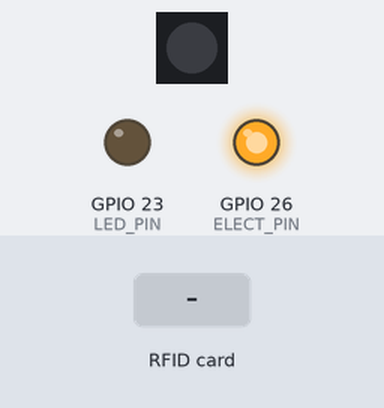
This sketch was run on a simulated ESP32. Shown: 1 RGB LEDs in strip order, left to right, output pins drawn as LEDs (lit = HIGH). The test bench sets the inputs (shaded band). The audio player accepts every command and is not drawn; pins used as bus, display or sensor lines are not drawn; what the sketch prints to the serial monitor is not drawn.

Above: at 1.8 s.
1.9 s: RFID card 04 BF 36 B2 held to the reader
At 2.3 s:
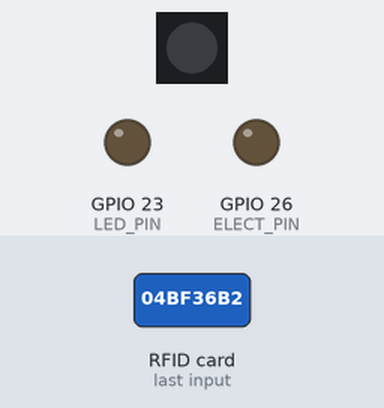
3.4 s: RFID card 04 A2 34 B2 held to the reader
4.9 s: RFID card 04 59 3C B2 held to the reader
Timing chart, 0 to 7.9 s (numbered marks = the images above; inputs shaded):
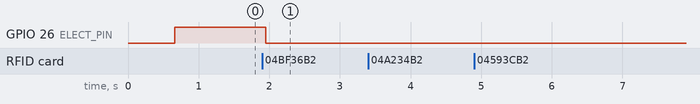

The sketch:

dollStateMachineTryOut.ino
```cpp
#include <SPI.h>
#include <MFRC522.h>
#include <DFRobotDFPlayerMini.h>
#include <Adafruit_NeoPixel.h>
#include <HardwareSerial.h>

// ——— RFID readers ———————————————————————————————————————————————————
#define SS_PIN1   15   // medicine reader
#define SS_PIN2    4   // ear-check reader #1
#define SS_PIN3    5   // ear-check reader #2
#define RST_PIN    0

MFRC522 reader1(SS_PIN1, RST_PIN);
MFRC522 reader2(SS_PIN2, RST_PIN);
MFRC522 reader3(SS_PIN3, RST_PIN);

byte lastUID1[4] = {0};
byte lastUID2[4] = {0};
byte lastUID3[4] = {0};

// ——— Actuators & audio —————————————————————————————————————————————
#define ELECT_PIN   26   // electromagnet
#define NEO_PIN     22   // single NeoPixel
#define NEO_COUNT    1
#define LED_PIN     23   // yellow LED

// UART2 for DFPlayer Mini
#define DF_RX_PIN   16   // ESP32 RX2 ← DFPlayer TX
#define DF_TX_PIN   17   // ESP32 TX2 → DFPlayer RX

HardwareSerial dfSerial(2);
DFRobotDFPlayerMini player;

Adafruit_NeoPixel strip(NEO_COUNT, NEO_PIN, NEO_GRB + NEO_KHZ800);

// ——— Illness state machine ————————————————————————————————————————
enum Illness { HEALTHY, FEVER, EAR_INF };
Illness currentIllness;

// UIDs (first 4 bytes) to match against
const byte FEVER_MED_UID[4] = {0x04, 0xBF, 0x36, 0xB2};
const byte EAR_MED_UID[4]   = {0x04, 0xA2, 0x34, 0xB2};
const byte EAR_CHECK_UID[4] = {0x04, 0x59, 0x3C, 0xB2};

void setup() {
  Serial.begin(115200);
  while (!Serial);

  // —— NFC init ——
  SPI.begin();  // VSPI: SCK=18, MISO=19, MOSI=23
  pinMode(SS_PIN1, OUTPUT); digitalWrite(SS_PIN1, HIGH);
  pinMode(SS_PIN2, OUTPUT); digitalWrite(SS_PIN2, HIGH);
  pinMode(SS_PIN3, OUTPUT); digitalWrite(SS_PIN3, HIGH);
  reader1.PCD_Init();
  reader2.PCD_Init();
  reader3.PCD_Init();
  Serial.println("Ready: three-reader setup on default SPI");

  // —— Actuators init ——
  pinMode(ELECT_PIN, OUTPUT);
  pinMode(LED_PIN, OUTPUT);
  strip.begin();
  strip.show();  // all off

  // —— DFPlayer init on UART2 ——
  dfSerial.begin(9600, SERIAL_8N1, DF_RX_PIN, DF_TX_PIN);
  Serial.printf("DFPlayer UART2 on RX=%d, TX=%d\n", DF_RX_PIN, DF_TX_PIN);
  Serial.println("Attempting DFPlayer.begin()...");
  if (!player.begin(dfSerial)) {
    Serial.println("▶️ player.begin() FAILED!");
    unsigned long deadline = millis() + 2000;
    while (millis() < deadline) {
      if (dfSerial.available()) {
        Serial.printf("  0x%02X ", dfSerial.read());
      }
    }
    Serial.println("\n— end of dump —");
    Serial.println("Check wiring, voltage, and levels.");
    while (true) delay(0);
  }
  Serial.println("✅ DFPlayer initialized!");
  player.volume(20);

  // —— Start with a fever by default ——
  currentIllness = FEVER;
  enterState(currentIllness);
}

void loop() {
  // poll all three readers
  pollReader(reader1, SS_PIN1, lastUID1, 1);
  pollReader(reader2, SS_PIN2, lastUID2, 2);
  pollReader(reader3, SS_PIN3, lastUID3, 3);
  delay(50);
}

// ——— your three-reader NFC polling/reporting ——————————————————————
void pollReader(MFRC522 &rfid, byte ssPin, byte *lastUID, int which) {
  digitalWrite(SS_PIN1, HIGH);
  digitalWrite(SS_PIN2, HIGH);
  digitalWrite(SS_PIN3, HIGH);
  digitalWrite(ssPin, LOW);

  if (rfid.PICC_IsNewCardPresent() && rfid.PICC_ReadCardSerial()) {
    if (memcmp(rfid.uid.uidByte, lastUID, 4) != 0) {
      memcpy(lastUID, rfid.uid.uidByte, 4);
      reportTag(rfid, which);
      handleTag(which, rfid.uid.uidByte);
    }
    rfid.PICC_HaltA();
    rfid.PCD_StopCrypto1();
  }

  digitalWrite(ssPin, HIGH);
}

void reportTag(MFRC522 &rfid, int which) {
  auto type = rfid.PICC_GetType(rfid.uid.sak);
  Serial.printf("Reader %d tag: %s\n", which, rfid.PICC_GetTypeName(type));
  Serial.print("  UID:");
  for (byte i = 0; i < rfid.uid.size; i++) {
    Serial.printf(" %02X", rfid.uid.uidByte[i]);
  }
  Serial.println();
}

// ——— integrate NFC events into the state machine ——————————————————
void handleTag(int which, byte *uid) {
  // medicine reader
  if (which == 1) {
    if ((currentIllness == FEVER   && memcmp(uid, FEVER_MED_UID, 4) == 0) ||
        (currentIllness == EAR_INF && memcmp(uid, EAR_MED_UID,   4) == 0)) {
      cure();
    }
  }
  // ear-check readers (only when in EAR_INF)
  else if (currentIllness == EAR_INF) {
    if (which == 2 && memcmp(uid, EAR_CHECK_UID, 4) == 0) {
      strip.setPixelColor(0, strip.Color(255, 0, 0));  // red
      strip.show();
    }
    else if (which == 3 && memcmp(uid, EAR_CHECK_UID, 4) == 0) {
      digitalWrite(LED_PIN, HIGH);  // yellow
    }
  }
}

// ——— state transitions —————————————————————————————————————————————
void enterState(Illness st) {
  currentIllness = st;
  switch (st) {
    case FEVER:
      digitalWrite(ELECT_PIN, HIGH);
      strip.clear(); strip.show();
      digitalWrite(LED_PIN, LOW);
      player.play(1);  // crying
      break;

    case EAR_INF:
      digitalWrite(ELECT_PIN, LOW);
      strip.clear(); strip.show();
      digitalWrite(LED_PIN, LOW);
      player.play(1);
      break;

    case HEALTHY:
      cure();
      break;
  }
}

void cure() {
  currentIllness = HEALTHY;
  digitalWrite(ELECT_PIN, LOW);
  strip.clear(); strip.show();
  digitalWrite(LED_PIN, LOW);
  player.stop();
  Serial.println("Doll is healthy now!");
}
```

Measured:
- after the input at 1.9 s, GPIO 26 (ELECT_PIN): HIGH → LOW after 0.05 s
- after the input at 3.4 s, every drawn part: stays the same
- after the input at 4.9 s, every drawn part: stays the same
